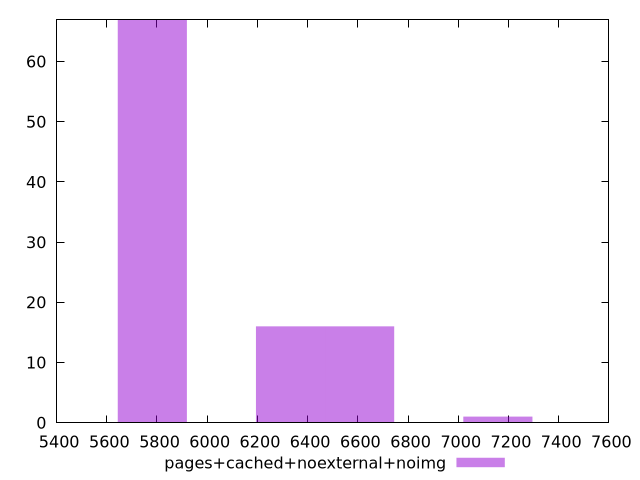

Here is the gnuplot script that generated this plot:
$_pagesCachedNoexternalNoimg <<EOF
5781.250264871963 67
6331.845528193102 16
6607.143159853672 16
7157.738423174811 1
EOF
set key outside below
set terminal pngcairo
set output "report_00005_2020-11-02T22-26-11.212Z/largest-contentful-paint/pages+cached+noexternal+noimg//raw_hist.png"
set yrange [0:67]
set boxwidth 275.29763166056966
set style fill transparent solid 0.5 noborder
plot $_pagesCachedNoexternalNoimg title "pages+cached+noexternal+noimg" with boxes ,
